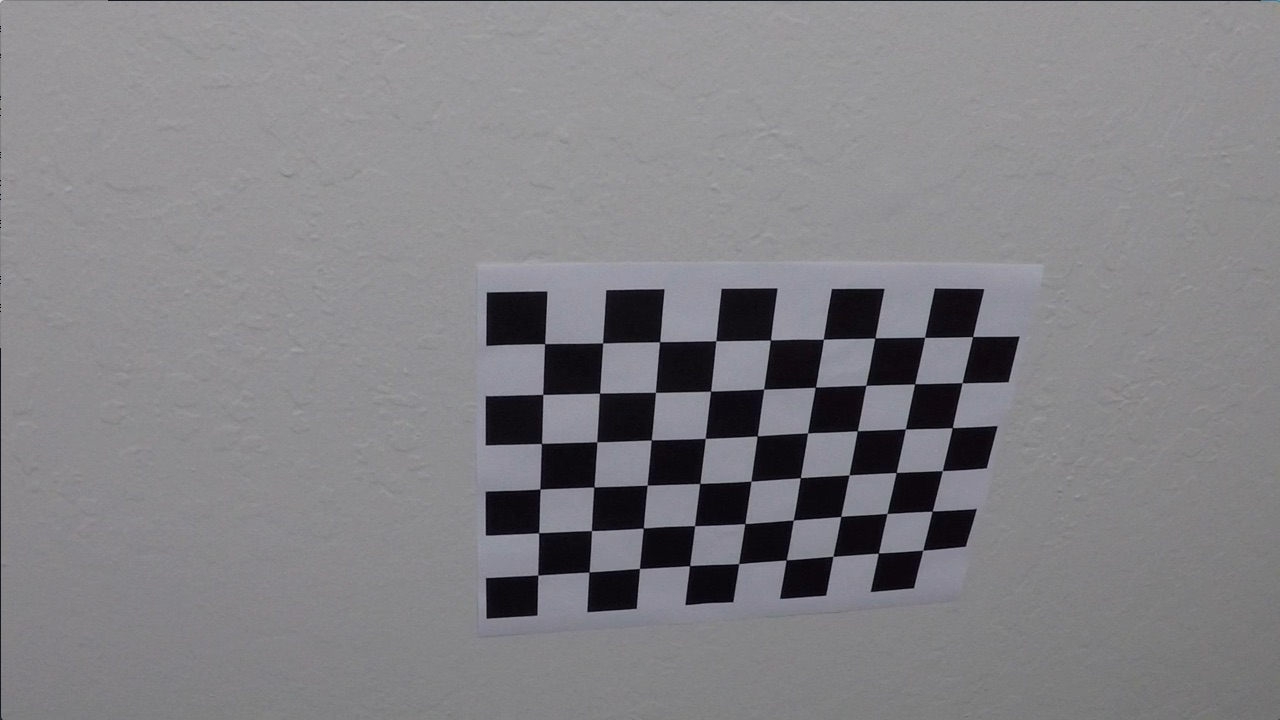
#> input picture camera_cal/calibration10.jpg, 1280 x 720 px
$ python -i main.py   (imports and definitions only)   (older library calls are emulated)
#> lines starting #> are read from the running program, lines starting #| are printed output that depends on the picture; after the words box and inside, x2 and y2 are one past the last pixel; in counts of white or black regions, pixels touching at a corner belong together
import numpy as np
import cv2
import glob
from matplotlib import pyplot as plt
import pickle
import importlib
import os
# Import everything needed to edit/save/watch video clips
from moviepy.editor import VideoFileClip
from IPython.display import HTML
cline = importlib.import_module('line_class')


# global variable
nwindow = 9
margin = 100
mpixel = 50
us_line_long = 30
us_line_wide = 3.7

# [1 line that did not run here, left out]
# [1 line that did not run here, left out]
gl_count =1
# unit test for each processing step
# 1. cal_undistort
# 2. grd_color_thresh
# 3. extract_roi
# 4. process_image
# 5. perspective_transform
# [81 lines left out: functions sanity_check, sanity_check_save_image, camera_calibration, not called in this run]

# Undistortion process
def cal_undistort(img):
    # Read in the saved objpoints and imgpoints
    dist_pickle = pickle.load( open( "calibrate.pickle", "rb" ) )
    objpoints = dist_pickle["objpoints"]
    imgpoints = dist_pickle["imgpoints"]

    if(len(img.shape) > 2):
        gray = cv2.cvtColor(img,cv2.COLOR_BGR2GRAY)
    else:
        gray = img
    # Calibrate camera and undistort
    ret, mtx, dist, rvecs, tvecs = cv2.calibrateCamera(objpoints, imgpoints, gray.shape[::-1], None, None)
    undist = cv2.undistort(img, mtx, dist, None, mtx)
    return undist

# Gradient & color thresholding
def grd_color_thresh(img, g_thresh=(170,255), s_thresh=(150, 190), sx_thresh=(20, 100), h_thresh = (15,20)):
    # create local copy
    img = np.copy(img)

    # Get the r_channel to detect white color
    g_channel = img[:,:,2]
    # Threshold r_color channel
    g_binary = np.zeros_like(g_channel)
    g_binary[(g_channel >= g_thresh[0]) & (g_channel <= g_thresh[1])] = 1


    # Convert to HLS color space and separate the V channel
    hls = cv2.cvtColor(img, cv2.COLOR_RGB2HLS)
    h_channel = hls[:,:,0]
    s_channel = hls[:,:,2]
    # Threshold s_color channel
    s_binary = np.zeros_like(s_channel)
    s_binary[(s_channel >= s_thresh[0]) & (s_channel <= s_thresh[1])] = 1

    h_binary = np.zeros_like(h_channel)
    h_binary[(h_channel >= h_thresh[0]) & (h_channel <= h_thresh[1])] = 1

    # Sobel x
    sobelx = cv2.Sobel(s_channel, cv2.CV_64F, 1, 0) # Take the derivative in x
    sobely = cv2.Sobel(s_channel,cv2.CV_64F,0,1) # Take the derivative in y
    abs_sobelx = np.absolute(sobelx) # Absolute x derivative to accentuate lines away from horizontal
    magsobelxy = np.sqrt((sobelx**2) +(sobely**2))
    processed_sobelx = magsobelxy
    scaled_sobel = np.uint8(255*processed_sobelx/np.max(processed_sobelx))
    # Threshold x gradient
    sxbinary = np.zeros_like(scaled_sobel)
    sxbinary[(scaled_sobel >= sx_thresh[0]) & (scaled_sobel <= sx_thresh[1])] = 1


    # Stack each channel
    combined_binary = np.zeros_like(s_channel)
    combined_binary[((s_binary == 1) & (h_binary == 1) & (sxbinary == 1)) | ((g_binary == 1) & (sxbinary == 1))] = 1

    return combined_binary

# extract region of interest
def extract_roi(img):
    #defining a blank mask to start with
    mask = np.zeros_like(img)

    #hard coded for ROI - still could not apply dynamic ROI yet
    left_bot = [230, 690]
    left_top = [560, 400]
    right_top = [720, 400]
    right_bot = [1200, 690]

    vertices = np.array([[left_bot ,left_top, right_top, right_bot]], dtype=np.int32)
    #defining a 3 channel or 1 channel color to fill the mask with depending on the input image
    if len(img.shape) > 2:
        channel_count = img.shape[2]  # i.e. 3 or 4 depending on your image
        ignore_mask_color = (255,) * channel_count
    else:
        ignore_mask_color = 255
    #filling pixels inside the polygon defined by "vertices" with the fill color
    cv2.fillPoly(mask, vertices, ignore_mask_color)
    #returning the image only where mask pixels are nonzero
    masked_image = cv2.bitwise_and(img, mask)
    return masked_image, vertices

# process image
# smoothen image by Guassian Blur - apply thresholding & sobel - extract ROI
def process_image(img):
    cv2.GaussianBlur(img,(5, 5),0)
    processed_image = grd_color_thresh(img)
    extracted_image, vertices = extract_roi(processed_image)
    return extracted_image, vertices

# transform image to bird eyes view
def perspective_transform(img):
    non_transform_img, src = process_image(img)
    img_size = (non_transform_img.shape[1],non_transform_img.shape[0])

    # Source points should be changed to dynamic base on detection
    left_bot = [250, 678]
    left_top = [585, 456]
    right_top = [700, 456]
    right_bot = [1045, 678]
    src2 = np.array([[left_bot ,left_top, right_top, right_bot]], dtype=np.float32)

    dst = np.float32([[320, 720], [320, 0], [960, 0], [960, 720]])
    non_transform_img = cal_undistort(non_transform_img)
    M = cv2.getPerspectiveTransform(src2, dst)
    warped_img = cv2.warpPerspective(non_transform_img,M,img_size)
    # take M_revert to revert back from bird eye to image 2D
    Minv = cv2.getPerspectiveTransform(dst, src2)
    return warped_img, img, Minv

# [33 lines left out: function test_perspective_transform, not called in this run]

#init centroid of window in Line class
def init_centroid(wrapped_img):
    # Take a histogram of the bottom half of the image
    histogram = np.sum(wrapped_img[wrapped_img.shape[0]//2:,:], axis=0)
    # Find the peak of the left and right halves of the histogram
    # These will be the starting point for the left and right lines
    midpoint = np.int(histogram.shape[0]//2)
    left_centroid = np.argmax(histogram[:400])
    right_centroid = np.argmax(histogram[900:]) + 900

    return left_centroid, right_centroid

# detect lane base on bird eyes view
def detect_lane(img):
    wrapped_img,  undist, Minv = perspective_transform(img)
    left_centroid, right_centroid = init_centroid(wrapped_img)
    left_line.window.centroid = left_centroid
    right_line.window.centroid = right_centroid
    curvature = lane_mid = veh_pos = 0
    left_line.update_polycoeff(wrapped_img)
    right_line.update_polycoeff(wrapped_img)
    if(left_line.has_data == right_line.has_data == True):
        output = update_lane_detection(left_line, right_line, Minv, wrapped_img, undist)
        curvature = update_curvature()
        lane_mid = get_lane_mid()
        veh_pos = (img.shape[1]/2 - lane_mid) * (us_line_wide/img.shape[1])
        output = draw_text(output,"Radius of curvature: {0:.2f}m".format(curvature),1)
        if(veh_pos > 0):
            output = draw_text(output,"Vehicle is : {0:.2f}m to the left".format(abs(veh_pos)),2)
        elif(veh_pos < 0):
            output = draw_text(output,"Vehicle is : {0:.2f}m to the right".format(abs(veh_pos)),2)
        else:
            output = draw_text(output,"Vehicle is on center of the road".format(abs(veh_pos)),2)
    else:
        output = img

    if((left_line.detected == False) | (right_line.detected == False)):
        global gl_count
        cv2.imwrite(("debug/" + str(gl_count) + ".jpg"),img)
        gl_count += 1

    return output

def get_lane_mid():
    lane_mid = ((right_line.line_base_pos - left_line.line_base_pos)/2) + left_line.line_base_pos
    return lane_mid

# [66 lines left out: functions update_curvature, draw_text, draw_rectangle, update_lane_detection, feed_video_through_pipline, not called in this run]


# [4 lines not run here, left out]
#feed_video_through_pipline("challenge_video.mp4")

'''series = glob.glob("debug/3.jpg")
for fname in series:
    image = cv2.imread(fname)
    gray = cv2.cvtColor(image,cv2.COLOR_BGR2GRAY)
    img = cv2.cvtColor(image,cv2.COLOR_BGR2RGB)
    sanity_check(image, detect_lane,color="BGR")'''

>>> import cv2
>>> picture = cv2.imread('camera_cal/calibration10.jpg')
#> picture is the input picture: shape (720, 1280, 3); mean B, G, R 133.1, 129.4, 130.2
>>> result = detect_lane(picture)
#> in grd_color_thresh, `hls = cv2.cvtColor(img, cv2.COLOR_RGB2HLS)`: hls: shape (720, 1280, 3); mean of channels 0, 1, 2 77.8, 131.4, 8.4
#> in grd_color_thresh, `h_channel = hls[:,:,0]`:
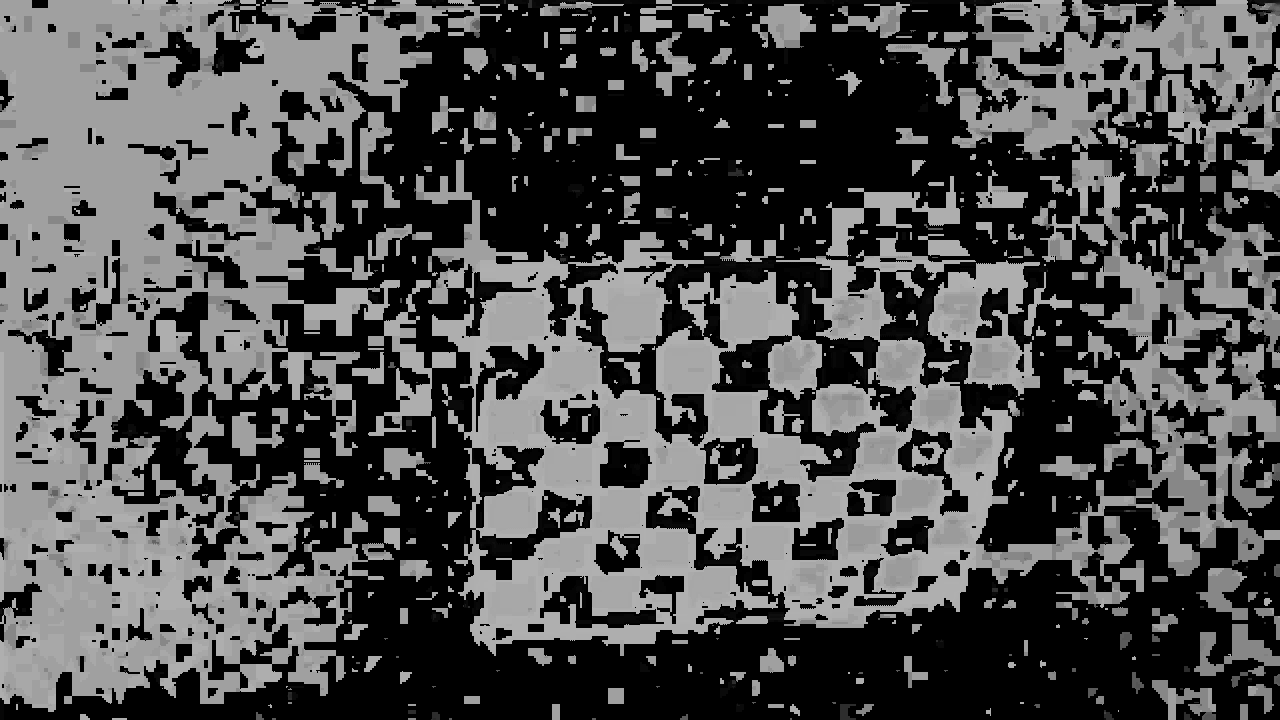
#> h_channel: shape (720, 1280); min 0, max 178, mean 77.8
#> in grd_color_thresh, `sobelx = cv2.Sobel(s_channel, cv2.CV_64F, 1, 0)`:
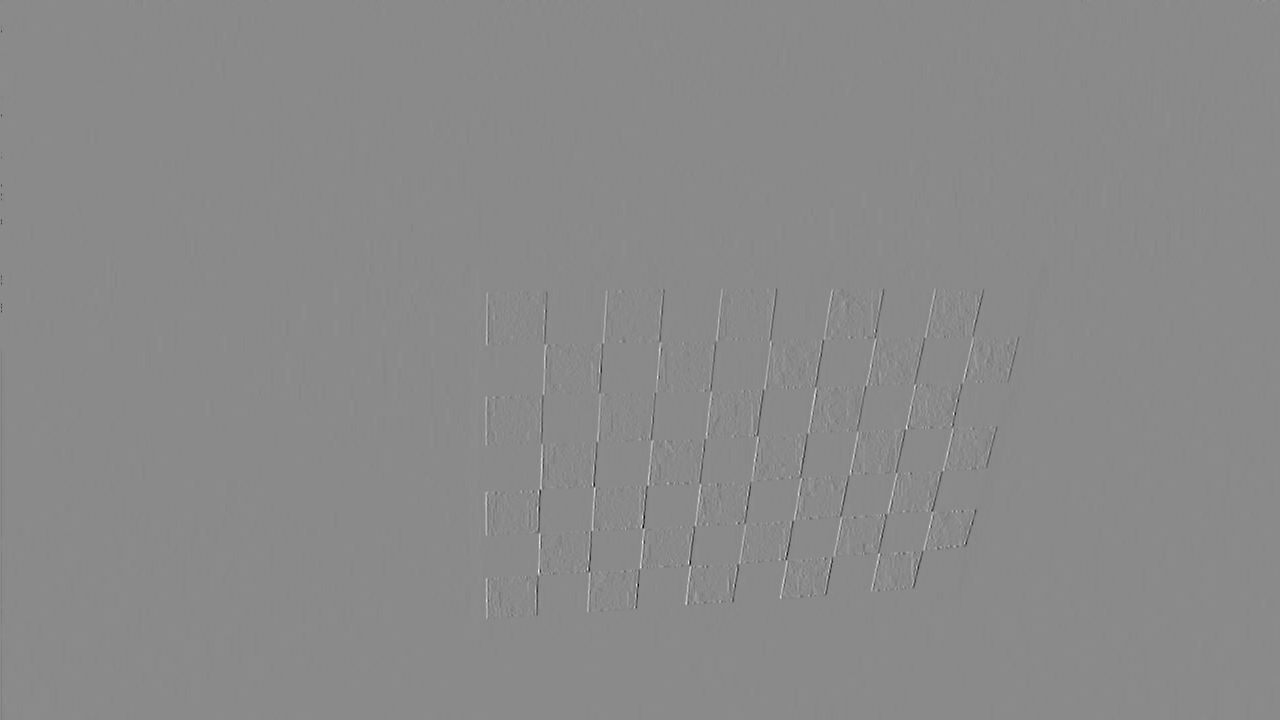
#> sobelx: shape (720, 1280) float64; min -932, max 790, mean -0.1; drawn with min black and max white
#> in grd_color_thresh, `abs_sobelx = np.absolute(sobelx)`:
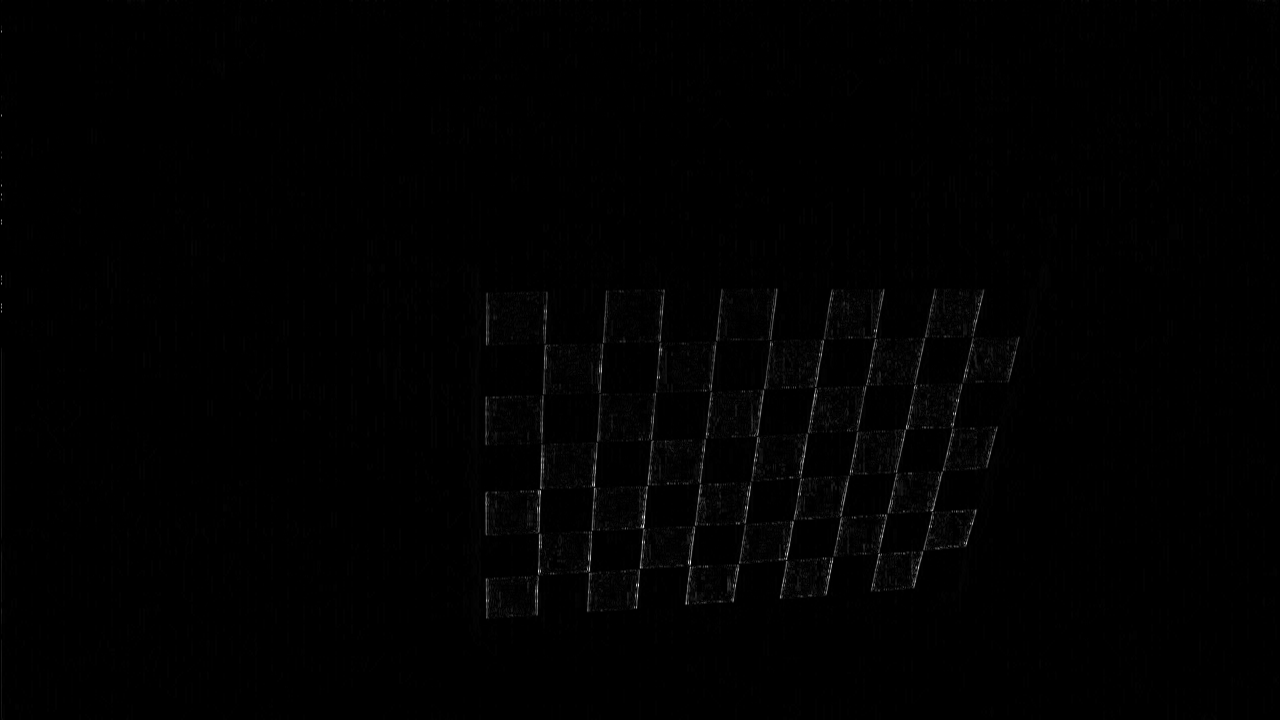
#> abs_sobelx: shape (720, 1280) float64; min 0, max 932, mean 5.3; drawn with min black and max white
#> in process_image, `processed_image = grd_color_thresh(img)`: processed_image: shape (720, 1280); every value is 0
#> in extract_roi, `cv2.fillPoly(mask, vertices, ignore_mask_color)`:
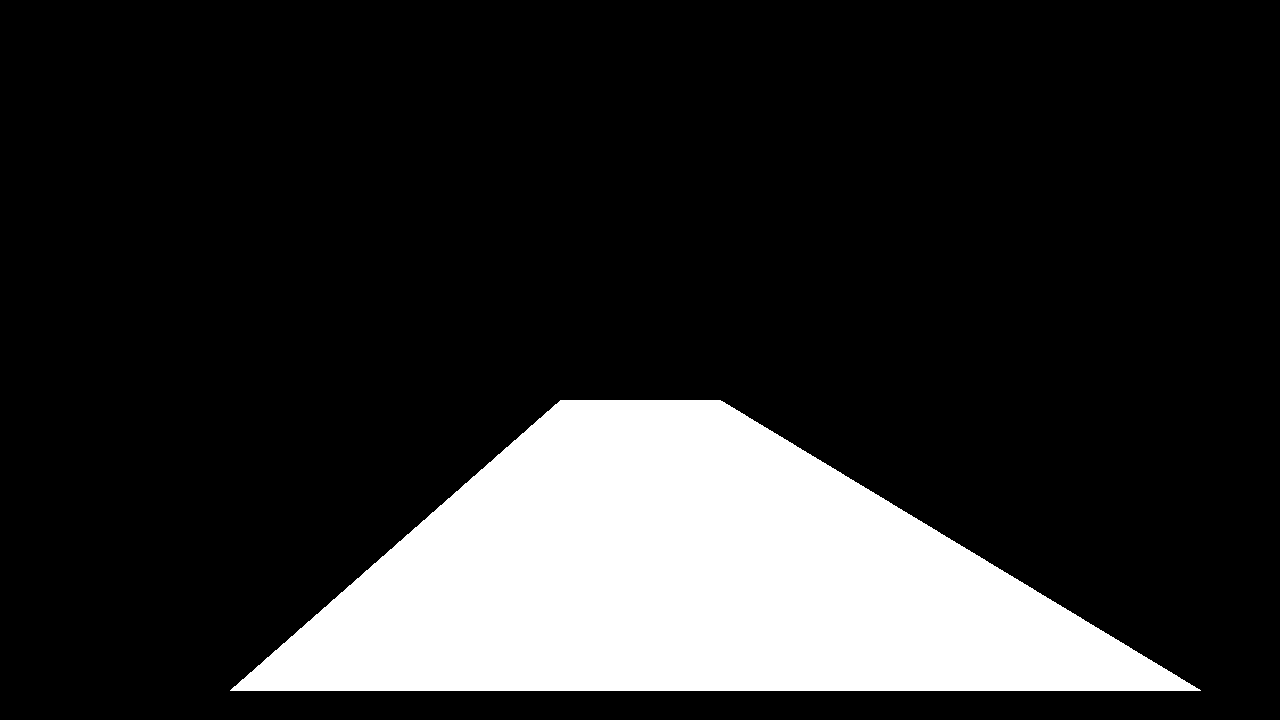
#> mask: shape (720, 1280); 17.9% white; 1 white region, box (x1, y1, x2, y2) and area: (230, 400, 1201, 691) 164826
#> in process_image, `extracted_image, vertices = extract_roi(processed_image)`: vertices = [[230, 690], [560, 400], [720, 400], [1200, 690]]
#> (reads calibrate.pickle from the repository)
#> in detect_lane, `wrapped_img,  undist, Minv = perspective_transform(img)`: Minv = [[0.18, -0.762, 527.5], [5.92e-17, -0.497, 456], [0, -0.00119, 1]]
#> in init_centroid, `histogram = np.sum(wrapped_img[wrapped_img.shape[0]//2:,:], axis=0)`: histogram = 1280 values from 0 to 0
#> in init_centroid, `left_centroid = np.argmax(histogram[:400])`: left_centroid = 0
#> in init_centroid, `right_centroid = np.argmax(histogram[900:]) + 900`: right_centroid = 900
#> in detect_lane, `left_centroid, right_centroid = init_centroid(wrapped_img)`: left_centroid = 0; right_centroid = 900
#> (the run stopped early here; a loop or call above may not have finished)
